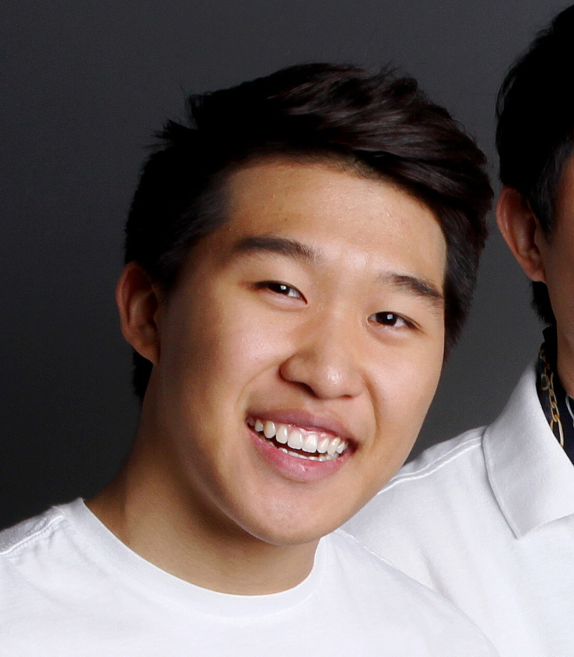
#> input picture images/face_profile.jpg, 1148 x 1313 px (shown at 1/2 size)
$ python detect_faces.py --face haarcascade_frontalface_default.xml --image ../images/face_profile.jpg
#> lines starting #> are read from the running program, lines starting #| are printed output that depends on the picture
### python/detectors/face.py
import cv2

class FaceDetector:
  def __init__(self, faceCascadePath):
    self.faceCascade = cv2.CascadeClassifier(faceCascadePath)

  def detect_face(self, image, scaleFactor, minNeighbours, minSize):
    rects = self.faceCascade.detectMultiScale(image, scaleFactor = 1.1, minNeighbors = 5, minSize = (30, 30), flags = cv2.CASCADE_SCALE_IMAGE)
    return rects

### python/detect_faces.py
from __future__ import print_function
from detectors.face import FaceDetector
from imgtools import imgtools
import argparse
import cv2

def resize(image, width = None, height = None, inter = cv2.INTER_AREA):
  dim = None
  (h, w) = image.shape[:2]

  if width is None and height is None:
    return image

  if width is None:
    r = height / float(h)
    dim = (int(w * r), height)

  else:
    r = width / float(w)
    dim = (width, int(h * r))

  resized = cv2.resize(image, dim, interpolation = inter)

  return resized

ap = argparse.ArgumentParser()
ap.add_argument('-f', '--face', required = True, help = 'path to face cascade')
ap.add_argument('-i', '--image', required = True, help = 'path to image')
args = vars(ap.parse_args())

image = cv2.imread(args['image'])
#> image is the input picture: shape (1313, 1148, 3); mean B, G, R 94.9, 98.3, 112.5
gray = cv2.cvtColor(image, cv2.COLOR_BGR2GRAY)
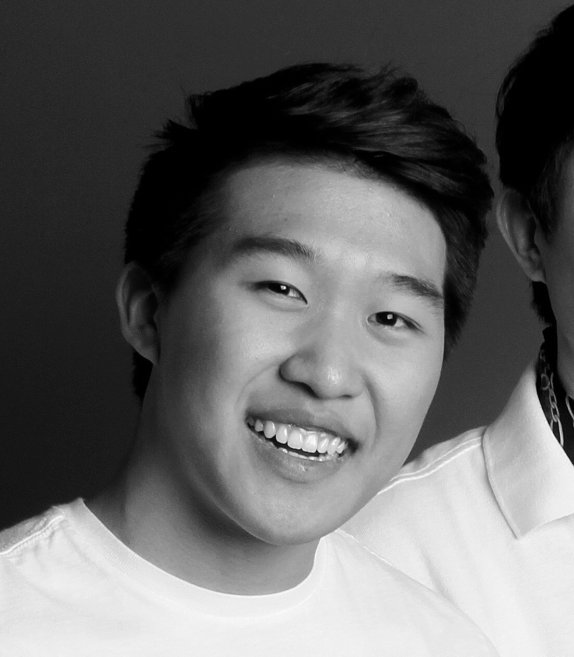
#> gray: shape (1313, 1148) (shown at 1/2 size); min 0, max 255, mean 102.2

fd = FaceDetector(args['face'])
#> (the run stopped early here; a loop or call above may not have finished)
